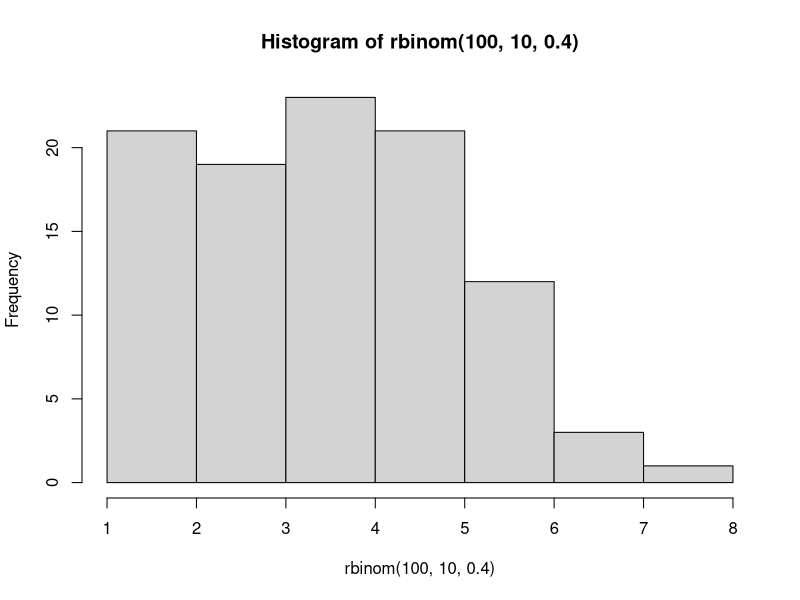

The R script that drew this image:
# Binomial

p = 1/6
n = 5
dbinom(4,n,p)
1 - pbinom(1,n,p)
pbinom(3,n,p) - pbinom(1,n,p)
n*p
sqrt(n*p*(1-p))
hist(rbinom(100,10,0.4))
pbinom(4,n,p, lower.tail = FALSE)

# Geométrica

p = 72/178

1 - pgeom(2,p)
(1 - p)/p

# Binomial Negativa

p = 1/10

dnbinom(5,2,p)
1 - pnbinom(4,2,p)
2*((1 - p)/p)
sqrt(2*((1 - p)/p^2))
pnbinom(4,2,p, lower.tail = FALSE)

p = 1/1000
n = 3

dnbinom(150,n,p)

# Poisson

dpois(21, lambda = 20)
ppois(0, lambda = 3)
ppois(5, lambda = 20, lower.tail = FALSE) # Mayores estrictos que 5 (> 5).

ppois(25, lambda = 3*10, lower.tail = FALSE)
dpois(0, lambda = 6)

